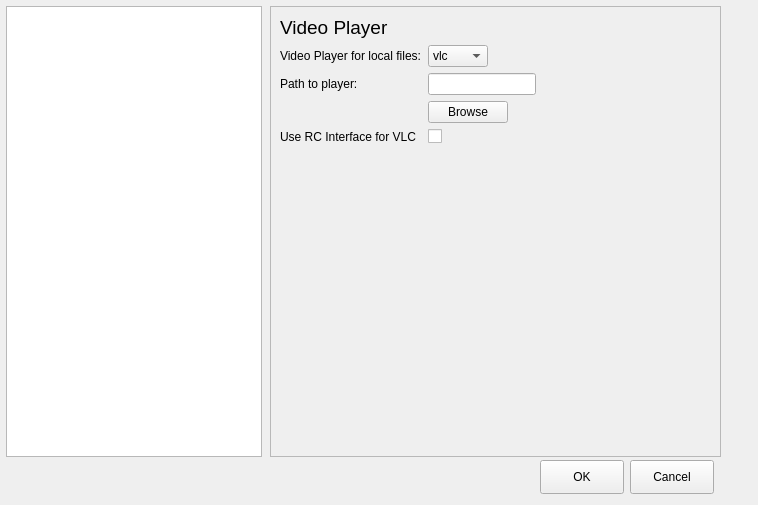
<?xml version="1.0" encoding="UTF-8"?>
<ui version="4.0">
 <class>Form</class>
 <widget class="QWidget" name="Form">
  <property name="geometry">
   <rect>
    <x>0</x>
    <y>0</y>
    <width>758</width>
    <height>505</height>
   </rect>
  </property>
  <property name="windowTitle">
   <string>Settings</string>
  </property>
  <widget class="QListView" name="settings_list">
   <property name="geometry">
    <rect>
     <x>6</x>
     <y>6</y>
     <width>256</width>
     <height>451</height>
    </rect>
   </property>
   <property name="editTriggers">
    <set>QAbstractItemView::NoEditTriggers</set>
   </property>
   <property name="showDropIndicator" stdset="0">
    <bool>false</bool>
   </property>
  </widget>
  <widget class="QStackedWidget" name="settings_menu">
   <property name="geometry">
    <rect>
     <x>270</x>
     <y>6</y>
     <width>451</width>
     <height>451</height>
    </rect>
   </property>
   <property name="frameShape">
    <enum>QFrame::StyledPanel</enum>
   </property>
   <property name="frameShadow">
    <enum>QFrame::Raised</enum>
   </property>
   <property name="currentIndex">
    <number>1</number>
   </property>
   <widget class="QWidget" name="page"/>
   <widget class="QWidget" name="player">
    <layout class="QVBoxLayout" name="verticalLayout">
     <item>
      <layout class="QFormLayout" name="formLayout">
       <property name="sizeConstraint">
        <enum>QLayout::SetNoConstraint</enum>
       </property>
       <property name="fieldGrowthPolicy">
        <enum>QFormLayout::FieldsStayAtSizeHint</enum>
       </property>
       <item row="4" column="0">
        <widget class="QLabel" name="label_2">
         <property name="text">
          <string>Video Player for local files:</string>
         </property>
        </widget>
       </item>
       <item row="6" column="0">
        <widget class="QLabel" name="label_3">
         <property name="text">
          <string>Path to player: </string>
         </property>
        </widget>
       </item>
       <item row="6" column="1">
        <widget class="QLineEdit" name="player_path">
         <property name="frame">
          <bool>true</bool>
         </property>
        </widget>
       </item>
       <item row="4" column="1">
        <widget class="QComboBox" name="player_type">
         <item>
          <property name="text">
           <string>vlc</string>
          </property>
         </item>
         <item>
          <property name="text">
           <string>mpv</string>
          </property>
         </item>
         <item>
          <property name="text">
           <string>Other</string>
          </property>
         </item>
        </widget>
       </item>
       <item row="3" column="0">
        <widget class="QLabel" name="label">
         <property name="font">
          <font>
           <pointsize>14</pointsize>
          </font>
         </property>
         <property name="text">
          <string>Video Player</string>
         </property>
         <property name="wordWrap">
          <bool>false</bool>
         </property>
        </widget>
       </item>
       <item row="7" column="1">
        <widget class="QPushButton" name="browse">
         <property name="text">
          <string>Browse</string>
         </property>
        </widget>
       </item>
       <item row="8" column="1">
        <widget class="QCheckBox" name="use_rc">
         <property name="enabled">
          <bool>true</bool>
         </property>
         <property name="toolTip">
          <string>Uses a different implementation for vlc. Enable this if you're having issues without it. Disable it if it causes weird behaviour</string>
         </property>
         <property name="text">
          <string/>
         </property>
        </widget>
       </item>
       <item row="8" column="0">
        <widget class="QLabel" name="label_4">
         <property name="text">
          <string>Use RC Interface for VLC</string>
         </property>
        </widget>
       </item>
      </layout>
     </item>
    </layout>
   </widget>
   <widget class="QWidget" name="anilist"/>
  </widget>
  <widget class="QPushButton" name="button_OK">
   <property name="geometry">
    <rect>
     <x>540</x>
     <y>460</y>
     <width>84</width>
     <height>34</height>
    </rect>
   </property>
   <property name="text">
    <string>OK</string>
   </property>
  </widget>
  <widget class="QPushButton" name="button_cancel">
   <property name="geometry">
    <rect>
     <x>630</x>
     <y>460</y>
     <width>84</width>
     <height>34</height>
    </rect>
   </property>
   <property name="text">
    <string>Cancel</string>
   </property>
  </widget>
 </widget>
 <resources/>
 <connections/>
</ui>
